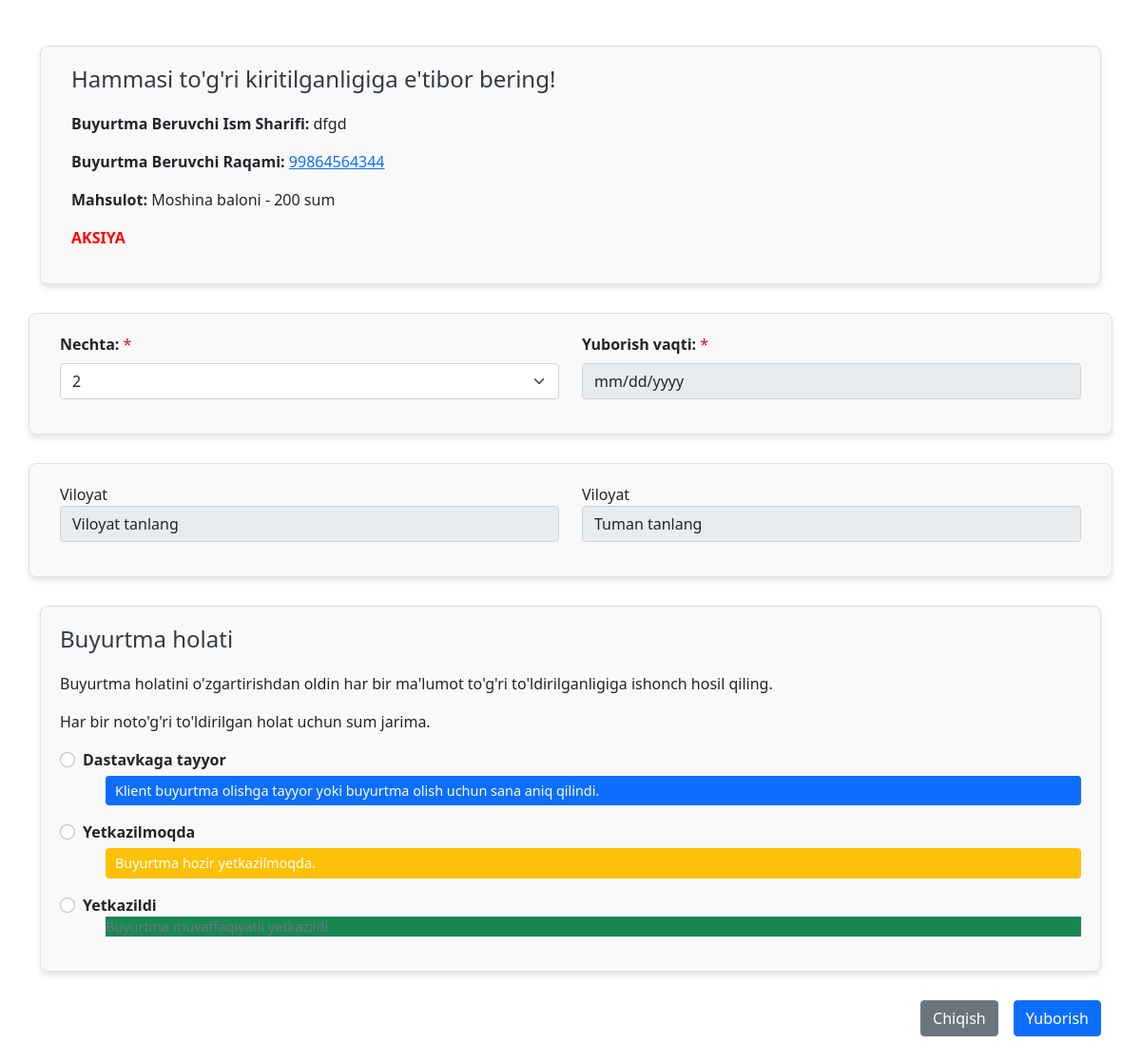
The page /deliver/change27 on the database its author committed.
### apps/models.py (models this page shows, shortened)
class Order(Model):
    class StatusType(TextChoices):
        NEW = "new", "New"
        PENDING = "pending","Pending"
        COMPLETED = "completed","Completed"
        CANCELED = "canceled","Canceled"
        READY_TO_ORDER = "ready_to_order","Ready To Order"
        DELIVERING = "delivering","Delivering"
        ARCHIVED = "archived","Archived"
        DELIVERED = "delivered","Delivered"
        NOT_PICK_UP = "not_pick_up","Not pick up"
        CANCEL_CALL = "cancel_call","Cancel_call"
        CONFIRMED = "confirmed","Confirmed"
    full_name = CharField(max_length=200)
    owner = ForeignKey("apps.User",on_delete=SET_NULL,null=True,blank=True,related_name="orders")
    phone_number = CharField(max_length=20)
    ordered_at = DateTimeField(auto_now_add=True)
    threed = ForeignKey("apps.Thread",on_delete=SET_NULL,null=True,blank=True,related_name="orders")
    product = ForeignKey("apps.Product",on_delete=CASCADE ,null=True ,blank=True,related_name="thread_order")
    district = ForeignKey("apps.District",on_delete=SET_NULL,related_name="district",null=True,blank=True)
    quantity = IntegerField(default=1)
    status = CharField(max_length=15,choices=StatusType,default=StatusType.NEW)
    update_at = DateTimeField(auto_now=True)
    comment_operator = CharField(max_length=255,null=True,blank=True)
    send_order = DateTimeField(null=True,blank=True)
    operator = CharField(max_length=255,null=True,blank=True)
    deliver = CharField(max_length=255,null=True,blank=True)
    total_amount = CharField(max_length=255,blank=True,null=True)
    price  = IntegerField()

class BaseSlugModel(Model):
    name = CharField(max_length=255)
    slug = SlugField(max_length=255,unique=True, blank=True, null=True)
    class Meta:
        abstract = True

class Product(BaseSlugModel):
    description = RichTextUploadingField()
    price = DecimalField(max_digits=10, decimal_places=2)
    image = ImageField(upload_to="images/")
    quantity =IntegerField(null=True,blank=True)
    category = ForeignKey("apps.Category",on_delete=CASCADE)
    telegram_url = CharField(max_length=255,null=True,blank=True)
    discount_price = DecimalField(max_digits=7,decimal_places=2,null=True,blank=True)
    discount = CharField(max_length=255,blank=True,null=True)

### apps/views/operator.py (the view)
class DeliverOrderChangeDetailView(DetailView):
        queryset = Order.objects.all()
        template_name = "operator/deliver_order-change.html"
        context_object_name = "order"
        pk_url_kwarg = "pk"

### templates/operator/deliver_order-change.html (shortened to what this page needs)
{% load static %}
{% load humanize %}
{% load i18n %}
<!DOCTYPE html>
<html lang="en">
<head>
    <link rel="stylesheet" href="{% static 'apps/bootstrap/css/bootstrap.css' %}">
</head>
<body>
<div class="container py-5">
    <div class="form-section">
        <div class="container">
            <div class="col-7">
                <h2>{% trans "Hammasi to'g'ri kiritilganligiga e'tibor bering!" %}</h2>
                <p><strong>{% trans "Buyurtma Beruvchi Ism Sharifi:" %}</strong>
                    {{ order.full_name }}</p>
                <p><strong>{% trans "Buyurtma Beruvchi Raqami:" %}</strong> <a
                        href="tel:{{ order.phone_number }}">{{ order.phone_number }}</a></p>
                <p><strong>{% trans "Mahsulot:" %}</strong> {{ order.product.name }} -
                    {% if order.stream %}{{ order.stream.sale_price|intcomma }}{% else %}
                        {{ order.product.discount_price|floatformat:0|intcomma }}{% endif %} sum
                </p>
                <p style="color: red; font-weight: bold;">AKSIYA</p>
            </div>
        </div>
    </div>
    <form  action="{% url 'deliver_data-change' order.pk %}" method="post">
        <div class="row form-section">
            <div class="col-md-6 mb-3">
                <label for="quantity" class="form-label required-label"><strong>{% trans "Nechta:" %}</strong></label>
                <input id="quantity" class="form-select" name="quantity" required type="number" max="100" min="1" readonly
                       value="{{ order.quantity }}">
            </div>
            <div class="col-md-6 mb-3">
                <label for="delivering_time"
                       class="form-label required-label"><strong>{% trans "Yuborish vaqti" %}:</strong></label>
                {% if order.send_order%}
                	<input type="date" class="form-control" name="send_order" id="delivering_time"
                       value="{{ order.send_order|date:'Y-m-d'}}" readonly>
                {% else %}
                     <input type="date" class="form-control" name="send_order" id="delivering_time"
                       value="{{ order.send_order|date:'Y-m-d' }}" readonly>
                {% endif %}
            </div>
        </div>
        <div class="row form-section">
            <div class="col-md-6 mb-3">
                <label for="region">{% trans "Viloyat" %}</label>
                <select class="form-control" id="id_region" readonly>
                    {% if order.district_id %}
                        <option value="" disabled selected>{{ order.district.region.name }} </option>
                    {% else %}
                        <option value="" disabled selected>{% trans "Viloyat tanlang" %} </option>
                    {% endif %}
                </select>
            </div>
            <div class="col-md-6 mb-3">
                <label for="district_id">{% trans "Viloyat" %}</label>
                <select name="district" class="form-control" id="id_district" readonly>
                    <option value="" selected disabled>{% trans "Tuman tanlang" %}</option>
                </select>
            </div>
        </div>
        <div class="form-section">
            <h2>{% trans "Buyurtma holati" %}</h2>
            <p>{% trans "Buyurtma holatini o'zgartirishdan oldin har bir ma'lumot to'g'ri to'ldirilganligiga ishonch hosil qiling." %}</p>
            <p>{% trans "Har bir noto'g'ri to'ldirilgan holat uchun" %} {{ site_settings.operator_repression }} {% trans "sum jarima." %}</p>
            <div class="mb-3">
                <div class="form-check">
                    <input
                            class="form-check-input"
                            type="radio"
                            name="status"
                            id="ready_order"
                            value="{{ order.StatusType.READY_TO_ORDER }}"
                            required
                    >
                    <label class="form-check-label" for="ready_order">
                        <strong>{% trans "Dastavkaga tayyor" %}</strong>
                    </label>
                    <p class="bg-primary">
                        {% trans "Klient buyurtma olishga tayyor yoki buyurtma olish uchun sana aniq qilindi." %}
                    </p>
                </div>
                <div class="form-check">
                    <input
                            class="form-check-input"
                            type="radio"
                            name="status"
                            id="delivering_order"
                            value="{{ order.StatusType.DELIVERING }}"
                            required
                    >
                    <label class="form-check-label" for="delivering_order">
                        <strong>{% trans "Yetkazilmoqda" %}</strong>
                    </label>
                    <p class="bg-warning">
                        {% trans "Buyurtma hozir yetkazilmoqda." %}
                    </p>
                </div>
                <div class="form-check">
                    <input
                            class="form-check-input"
                            type="radio"
                            name="status"
                            id="delivered_order"
                            value="{{ order.StatusType.DELIVERED }}"
                            required
                    >
                    <label class="form-check-label" for="delivered_order">
                        <strong>{% trans "Yetkazildi" %}</strong>
                    </label>
                    <p class="bg-success">
                        {% trans "Buyurtma muvaffaqiyatli yetkazildi." %}
                    </p>
                </div>
            </div>
        </div>
        <div class="d-flex justify-content-end mb-3">
            <a href="{% url 'deliver' %}" class="btn btn-secondary me-3">
                {% trans "Chiqish" %}
            </a>
            <button type="submit" class="btn btn-primary">
                {% trans "Yuborish" %}
            </button>
        </div>
    </form>
</div>
</body>
</html>

### templates/operator/deliver_order-change.html (style rules this page uses)
.form-section { padding: 20px; border: 1px solid #dee2e6; border-radius: 8px; box-shadow: 0 4px 6px rgba(0, 0, 0, 0.1); margin-bottom: 30px; background-color: #f9f9f9; }
.form-section h2 { margin-bottom: 20px; font-size: 1.5rem; color: #343a40; }
.form-check p { margin-left: 1.5rem; font-size: 0.9rem; color: #6c757d; }
.form-check p.bg-primary, .form-check p.bg-warning, .form-check p.bg-danger, .form-check p.bg-secondary { padding: 5px 10px; border-radius: 4px; color: #fff; margin-top: 5px; }
.form-check p.bg-primary { background-color: #0d6efd; }
.form-check p.bg-warning { background-color: #ffc107; }
.required-label::after { content: " *"; color: red; }

### rows shown on the page
Order: full_name "dfgd", phone_number "99864564344", product.name "Moshina baloni", product.discount_price "200", quantity "2", status "☐ Dastavkaga tayyor", status "☐ Yetkazilmoqda", status "☐ Yetkazildi"
